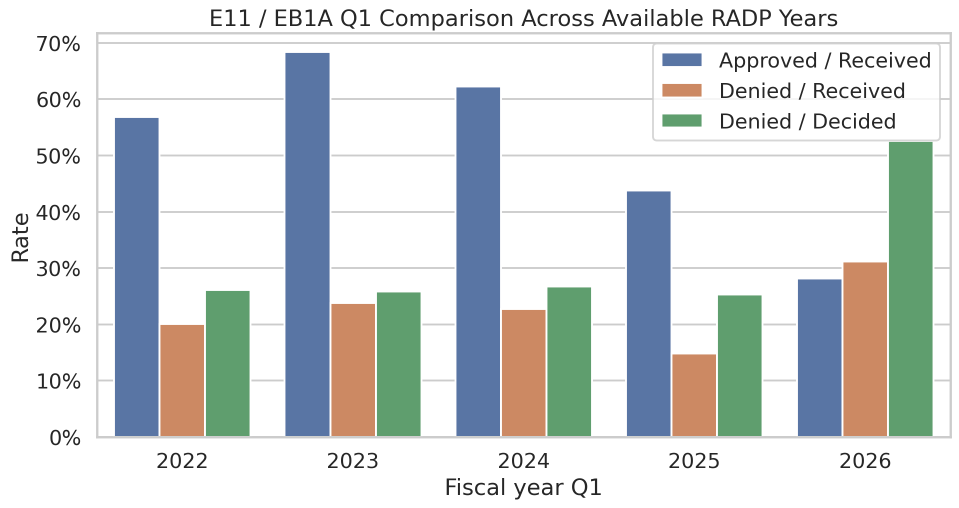
#> input picture linkedin/images/01_e11_q1_comparison.png, 1918 x 1016 px (shown at 1/2 size)
$ python -i export_eb1a_research_package.py   (imports and definitions only)
#> lines starting #> are read from the running program, lines starting #| are printed output that depends on the picture
from __future__ import annotations

from pathlib import Path
import textwrap

import matplotlib.pyplot as plt
import numpy as np
import pandas as pd
import seaborn as sns


PROJECT_ROOT = Path(__file__).resolve().parents[1]
ANALYSIS_DIR = PROJECT_ROOT / "data" / "analysis_tables"
EXPORT_DIR = PROJECT_ROOT / "data" / "exports"
OUT_DIR = PROJECT_ROOT / "eb1a_research_exports"


# [62 lines left out: functions pct, num, savefig, add_rate_columns, load_data, not called in this run]


def build_snapshot_transitions(data: dict[str, pd.DataFrame]) -> pd.DataFrame:
    facts = data["facts"]
    merged = (
        facts.merge(data["categories"], left_on="category_id", right_on="id", suffixes=("", "_category"))
        .merge(data["statuses"], left_on="status_id", right_on="id", suffixes=("", "_status"))
        .merge(data["countries"], left_on="country_id", right_on="id", suffixes=("", "_country"))
        .merge(data["source_files"], left_on="source_file_id", right_on="id", suffixes=("", "_source"))
    )

    all_country = merged["country_code"].eq("ALL") | merged["country_name"].eq("All Countries")
    subset = merged[
        all_country
        & merged["category_code"].isin(["TOTAL", "EB1", "EB2"])
        & merged["report_family"].eq("preference_country")
        & merged["status_code"].isin(["approved", "denied", "pending", "pending_other"])
    ].copy()
    subset["status_bucket"] = subset["status_code"].replace({"pending_other": "pending"})

    grouped = (
        subset.groupby(
            [
                "category_code",
                "cohort_fiscal_year",
                "report_fiscal_year",
                "report_quarter",
                "snapshot_date",
                "file_name",
                "status_bucket",
            ],
            dropna=False,
        )["count_value"]
        .sum()
        .reset_index()
    )
    wide = (
        grouped.pivot_table(
            index=[
                "category_code",
                "cohort_fiscal_year",
                "report_fiscal_year",
                "report_quarter",
                "snapshot_date",
                "file_name",
            ],
            columns="status_bucket",
            values="count_value",
            aggfunc="sum",
            fill_value=0,
        )
        .reset_index()
    )
    for col in ["approved", "denied", "pending"]:
        if col not in wide.columns:
            wide[col] = 0

    previous = wide[(wide["report_fiscal_year"] == 2025) & (wide["report_quarter"] == 4)]
    current = wide[(wide["report_fiscal_year"] == 2026) & (wide["report_quarter"] == 1)]

    transitions = previous.merge(
        current,
        on=["category_code", "cohort_fiscal_year"],
        suffixes=("_prev", "_curr"),
    )
    transitions["pending_drop"] = transitions["pending_prev"] - transitions["pending_curr"]
    transitions["approved_inc"] = transitions["approved_curr"] - transitions["approved_prev"]
    transitions["denied_inc"] = transitions["denied_curr"] - transitions["denied_prev"]
    transitions["resolved_inc"] = transitions["approved_inc"] + transitions["denied_inc"]
    transitions["denied_share_resolved"] = np.where(
        transitions["resolved_inc"] > 0,
        transitions["denied_inc"] / transitions["resolved_inc"],
        np.nan,
    )
    transitions["approval_share_resolved"] = np.where(
        transitions["resolved_inc"] > 0,
        transitions["approved_inc"] / transitions["resolved_inc"],
        np.nan,
    )
    return transitions


# [314 lines left out: functions make_charts, write_readme, main, not called in this run]


# [2 lines not run here, left out]

>>> import cv2
>>> picture = cv2.imread('../linkedin/images/01_e11_q1_comparison.png', cv2.IMREAD_GRAYSCALE)
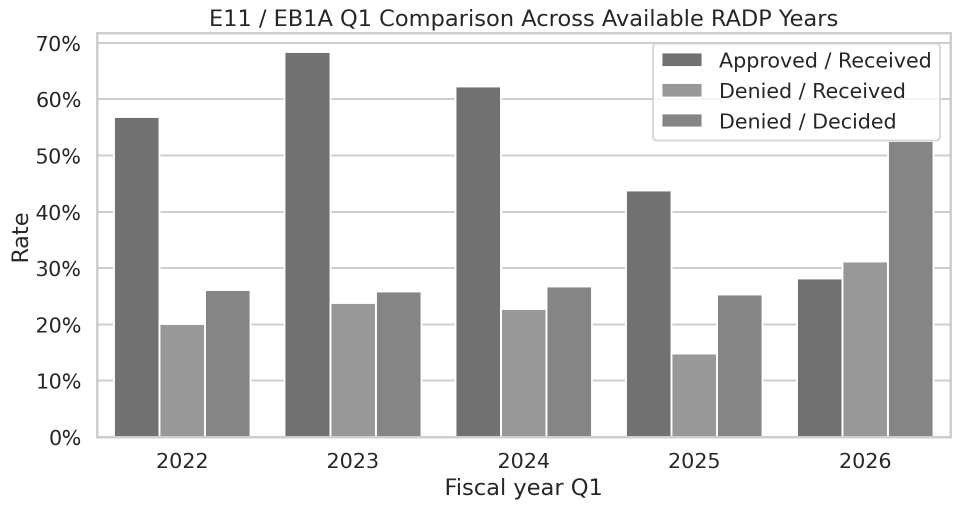
#> picture: shape (1016, 1918) (shown at 1/2 size); min 38, max 255, mean 215.4
#> (the run stopped early here; a loop or call above may not have finished)
